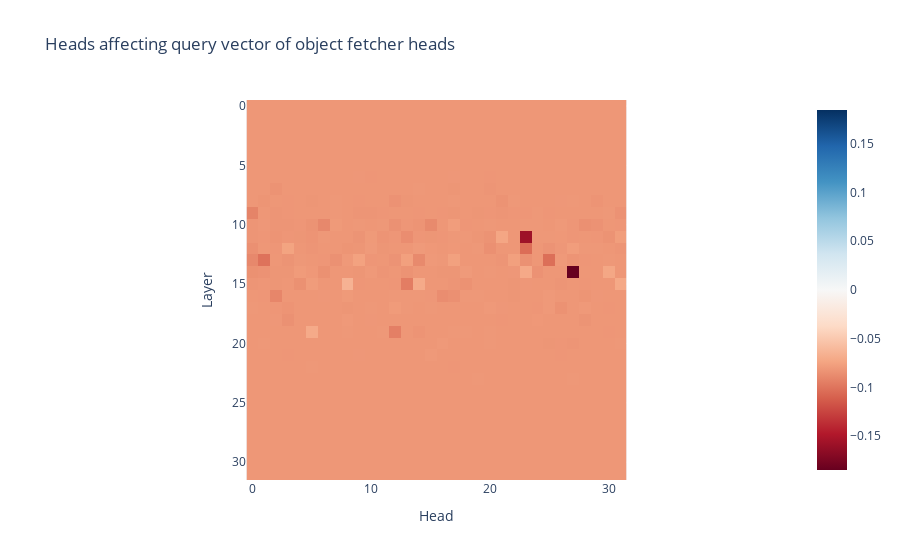

Write notebook code for a chart like this one.
### Code cell
path = "./new_pp_exps/forward/heads_q_comp_with_direct_logit_heads.pt"
logit_values = torch.load(path)

imshow(
    (logit_values - original_logits) / original_logits,
    title="Heads affecting query vector of object fetcher heads",
    yaxis_title="Layer",
    xaxis_title="Head",
)

heads_influencing_object_value_fetcher_heads = analysis_utils.compute_topk_components(
    torch.load(path), k=10, largest=False
)
print(f"Head influencing object info fetcher heads: {heads_influencing_object_value_fetcher_heads}")

### Figure 1 — Plotly figure (JSON) as saved in the notebook; plotly's stock layout.template omitted (floating-point values rounded to 4 significant figures; data arrays with more than 128 entries replaced by an {"elided": "..."} marker saying what was removed)
{"data": [{"coloraxis": "coloraxis", "hovertemplate": "x: %{x}<br>y: %{y}<br>color: %{z}<extra></extra>", "name": "0", "type": "heatmap", "xaxis": "x", "yaxis": "y", "z": {"elided": "32x32 float values"}}], "layout": {"coloraxis": {"cmid": 0, "colorscale": [[0, "rgb(103,0,31)"], [0.1, "rgb(178,24,43)"], [0.2, "rgb(214,96,77)"], [0.3, "rgb(244,165,130)"], [0.4, "rgb(253,219,199)"], [0.5, "rgb(247,247,247)"], [0.6, "rgb(209,229,240)"], [0.7, "rgb(146,197,222)"], [0.8, "rgb(67,147,195)"], [0.9, "rgb(33,102,172)"], [1, "rgb(5,48,97)"]]}, "title": {"text": "Heads affecting query vector of object fetcher heads"}, "xaxis": {"anchor": "y", "constrain": "domain", "domain": [0, 1], "scaleanchor": "y", "title": {"text": "Head"}}, "yaxis": {"anchor": "x", "autorange": "reversed", "constrain": "domain", "domain": [0, 1], "title": {"text": "Layer"}}}}
